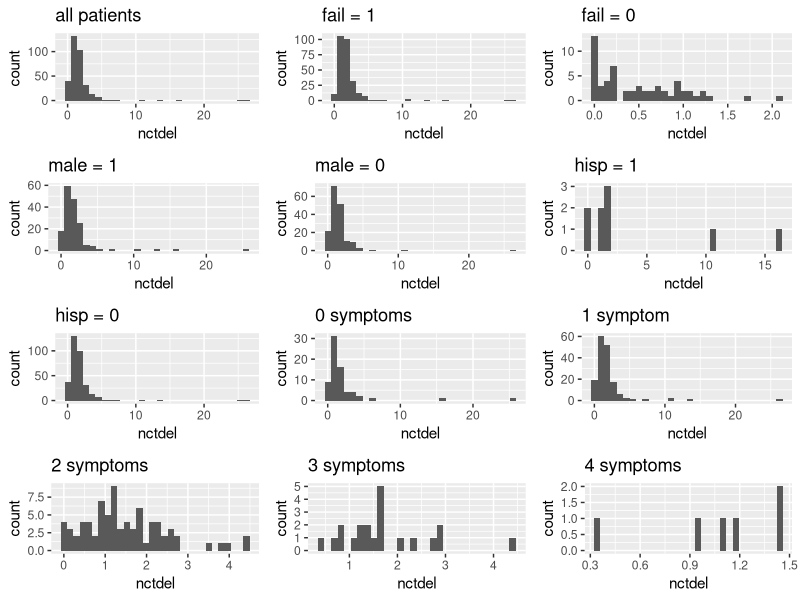
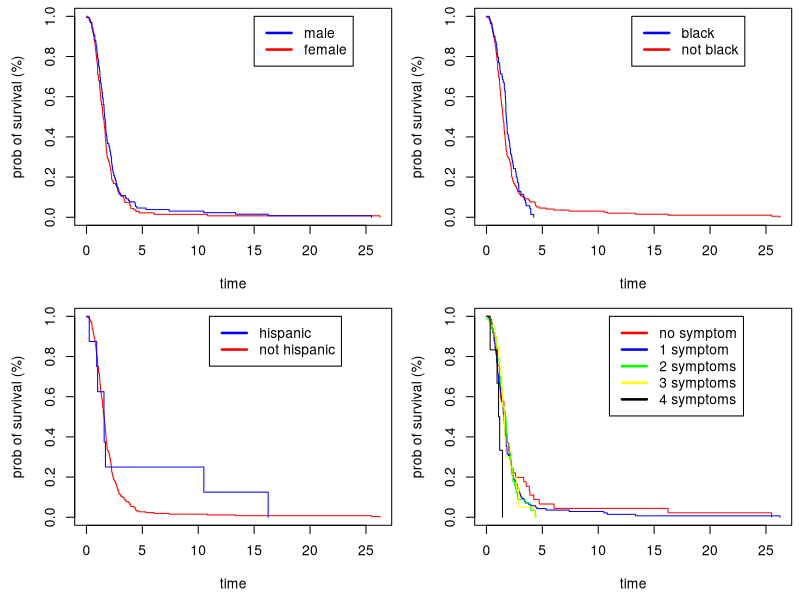
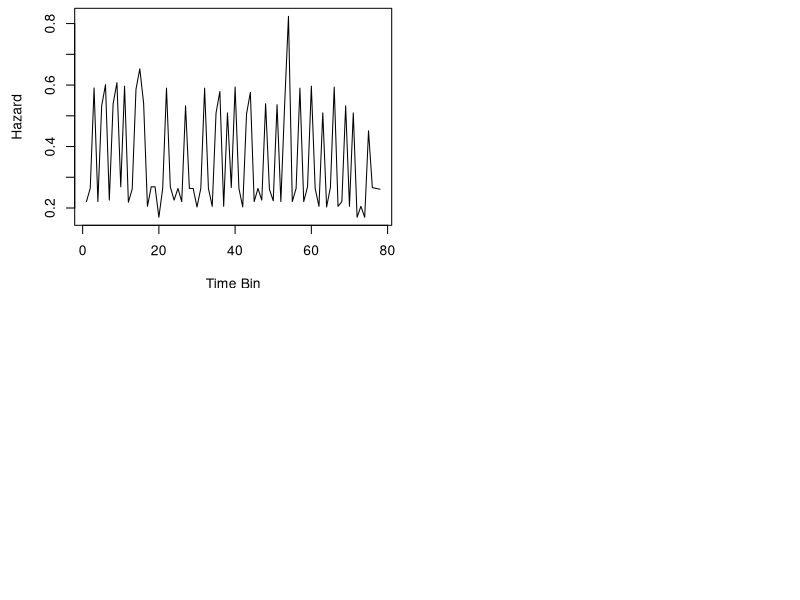

Generate these figures, in order, with R:
## ---- chunk 1
knitr::opts_chunk$set(echo = TRUE)
library(ggplot2)
library(survival)
## ---- chunk 2
data <- read.table("kellydat.txt", header = TRUE)

require(gridExtra)

kellydat = read.table("kellydat.txt", header = TRUE)
kellydat$sn0 = ifelse(kellydat$sn1 + kellydat$sn2 + kellydat$sn3 + kellydat$all4, 0, 1)
## ---- chunk 3
kellydat$symptom = rep(0, length(kellydat$sn1))
for (i in 1:length(kellydat$nctdel)){
  if (kellydat$sn1[i] == 1){
    kellydat$symptom[i] = 1
  }
  if (kellydat$sn2[i] == 1){
    kellydat$symptom[i] = 2
  } 
  if (kellydat$sn3[i] == 1){
    kellydat$symptom[i] = 3
  }
  if (kellydat$all4[i] == 1){
    kellydat$symptom[i] = 4
  }
}
## ---- chunk 4
all = ggplot(data=kellydat, aes(nctdel)) + geom_histogram() + ggtitle("all patients")
fail_1 = ggplot(data=kellydat[kellydat$fail == 1,], aes(nctdel)) + geom_histogram() + ggtitle("fail = 1")
fail_0 = ggplot(data=kellydat[kellydat$fail == 0,], aes(nctdel)) + geom_histogram() + ggtitle("fail = 0")
male_1 = ggplot(data=kellydat[kellydat$male == 1,], aes(nctdel)) + geom_histogram() + ggtitle("male = 1")
male_0 = ggplot(data=kellydat[kellydat$male == 0,], aes(nctdel)) + geom_histogram() + ggtitle("male = 0")
hisp_1 = ggplot(data=kellydat[kellydat$hisp == 1,], aes(nctdel)) + geom_histogram() + ggtitle("hisp = 1")
hisp_0 = ggplot(data=kellydat[kellydat$hisp == 0,], aes(nctdel)) + geom_histogram() + ggtitle("hisp = 0")
sn0_1 = ggplot(data=kellydat[kellydat$sn0 == 1,], aes(nctdel)) + geom_histogram() + ggtitle("0 symptoms")
sn1_1 = ggplot(data=kellydat[kellydat$sn1 == 1,], aes(nctdel)) + geom_histogram() + ggtitle("1 symptom")
sn2_1 = ggplot(data=kellydat[kellydat$sn2 == 1,], aes(nctdel)) + geom_histogram() + ggtitle("2 symptoms")
sn3_1 = ggplot(data=kellydat[kellydat$sn3 == 1,], aes(nctdel)) + geom_histogram() + ggtitle("3 symptoms")
all4_1 = ggplot(data=kellydat[kellydat$all4 == 1,], aes(nctdel)) + geom_histogram() + ggtitle("4 symptoms")

grid.arrange(all, fail_1, fail_0, male_1, male_0, hisp_1, hisp_0, sn0_1, sn1_1, sn2_1, sn3_1, all4_1, ncol=3)

## ---- chunk 5
library(survival)
par(mfrow=c(2,2))
d2 = Surv(time=kellydat$nctdel, event=kellydat$fail)

km1 = survfit(d2 ~ kellydat$male)
par(mar=c(4.5, 4.5, 0.5, 0.5))
plot(km1, col = c("red", "blue"), xlab = "time", ylab = "prob of survival (%)")
legend(15, 1.0, c("male", "female"), lty=c(1,1), lwd=c(2.5,2.5),col=c("blue","red"))

km2 = survfit(d2 ~ kellydat$black)
plot(km2, col = c("red", "blue"), xlab = "time", ylab = "prob of survival (%)")
legend(13, 1.0, c("black", "not black"), lty=c(1,1), lwd=c(2.5,2.5),col=c("blue","red"))

km3 = survfit(d2 ~ kellydat$hisp)
par(mar=c(4.5, 4.5, 0.5, 0.5))
plot(km3, col = c("red", "blue"), xlab = "time", ylab = "prob of survival (%)")
legend(11, 1.0, c("hispanic", "not hispanic"), lty=c(1,1), lwd=c(2.5,2.5),col=c("blue","red"))

km4 = survfit(d2 ~ kellydat$symptom)
plot(km4, col = c("red", "blue", "green", "yellow", "black"), xlab = "time", ylab = "prob of survival (%)")
legend(11, 1.0, c("no symptom", "1 symptom", "2 symptoms", "3 symptoms", "4 symptoms"), lty=c(1,1), lwd=c(2.5,2.5),col=c("red", "blue", "green", "yellow", "black"))
## ---- chunk 6
d3 = Surv(kellydat$nctdel, kellydat$fail)
cox = coxph(formula = d3 ~ black + male + hisp + symptom, data = kellydat)
summary(cox)
## ---- chunk 7
# GLM without kernel
data_pp <- read.table("processed.csv", header=TRUE)
m1 = glm(assessment ~ p1 + p2 + p3 + p4 + p5 + p6 + p7 + p8 + p9 + p10 + p11 + p12 + p13 + male + black + hisp + sn1 + sn2 + sn3 + all4, data = data_pp)
summary(m1)
## ---- chunk 8
d = kellydat
times <- kellydat$nctdel
total_bins <- 26
bin_len <- max(times)/total_bins

censored <- kellydat$fail

# this is pretty ugly. Let's smooth it out with kernel regression.

# set up the kernels
kernels <- 7
#tau <- seq(from=1, to=total_bins, length.out = kernels)
tau = c(.2, .5, 1, 4, 9, 16, 25)
#sig = (tau[2]-tau[1])/2
#sigma <- c(sig,sig,sig,sig)
sigma = c(.15, .25, 1.5, 2.5, 3.5, 4.5, 6)

# we're going to pre-calculate a bunch of kernel weights
# each row is one bin, the columns are the kernel weights for that bin
kernel.weights <- matrix(dnorm(rep(1:total_bins,kernels),rep(tau,each=total_bins),rep(sigma,each=total_bins)), ncol=kernels)

# now we'll create a new transform function
kernel.transformation <- function(time, censored, total_bins, preds) {
  row_num <- ceiling(time/bin_len)
  if (time == 0){
    row_num = 1
  }
  y <- rep(0,row_num)
  if(censored) {
    y[row_num] <- 1
  }
  
  # X has kernel weights instead of the bin indicators that it had before
  X <- array(kernel.weights[1:row_num,],dim=c(row_num,kernels))
  
  vars = matrix(rep(c(preds[1,]$male,preds[1,]$black,preds[1,]$hisp,preds[1,]$sn1,preds[1,]$sn2,preds[1,]$sn3,preds[1,]$all4),row_num),
               row_num,7,byrow=TRUE)
  colnames(vars) = c("male", "black", "hisp", "sn1", "sn2", "sn3", "all4")

  return(data.frame(y,X,vars))
}

d2 <- kernel.transformation(times[1], censored[1], total_bins, d[1,])
for(i in 2:285) {
  d2 <- rbind(d2, kernel.transformation(times[i], censored[i], total_bins, d[i,]))
}

test.data <- kernel.transformation(times[286], total_bins,
                                   censored[286],
                                   d[286,])
for (j in 287:length(times)){
  test.data <- rbind(test.data, kernel.transformation(times[j], censored[j], total_bins,
                                                      d[j,]))
}
m2 <- glm(y ~ 0 + ., data=d2, family="binomial")
summary(m2)

hazard.logodds <- predict(m2, newdata = data.frame(test.data))
hazard <- exp(hazard.logodds)/(1+exp(hazard.logodds))
plot(1:length(hazard), hazard, type='l',
     xlab = "Time Bin",
     ylab = "Hazard")
